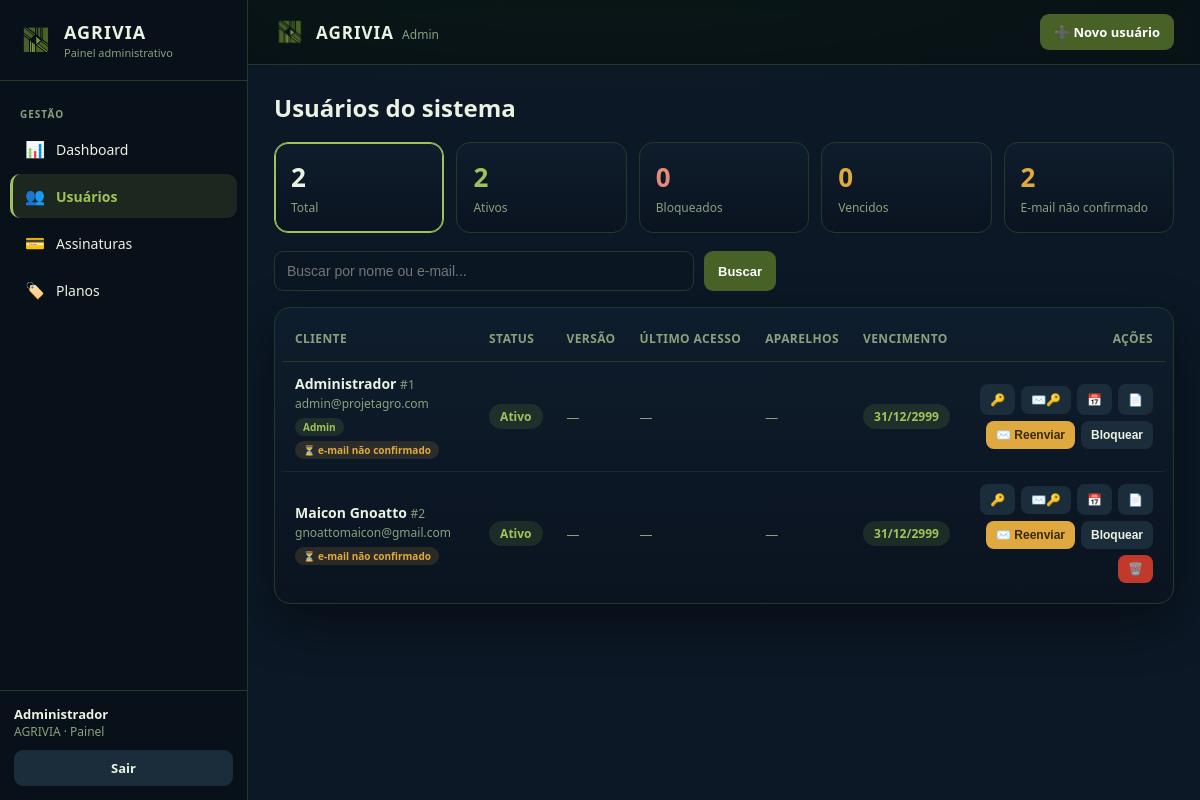
Screenshot of /admin/usuarios (signed in) with the database file from the repository.
### models.py (models this page shows)
class Usuario(Base):
    __tablename__ = "usuarios"
    id = Column(Integer, primary_key=True, index=True)
    nome = Column(String, nullable=False)
    email = Column(String, unique=True, index=True, nullable=False)
    senha_hash = Column(String, nullable=False)
    status = Column(String, default="ativo")
    is_admin = Column(Integer, default=0)
    vencimento_pagamento = Column(DateTime, nullable=True)
    email_verificado = Column(Integer, default=0)      # 0 = não confirmado | 1 = confirmado
    token_confirmacao = Column(String, nullable=True)  # token do link de confirmação
    token_expira = Column(DateTime, nullable=True)     # até quando o link vale
    criado_em = Column(DateTime, default=datetime.utcnow)
    atualizado_em = Column(DateTime, nullable=True)
    app_versao = Column(String, nullable=True)       # versão do app desktop no último login
    ultimo_acesso = Column(DateTime, nullable=True)  # data/hora do último login

### admin/admin_web.py (the view)
@router.get("/usuarios", response_class=HTMLResponse)
def listar_usuarios(
    request: Request,
    busca: str = "",
    filtro: str = "",
    ok: str = "",
    erro: str = "",
    db: Session = Depends(get_db)
):
    admin_id = request.session.get("admin_id")
    if not admin_id:
        return RedirectResponse("/admin/login", status_code=302)
    usuarios = db.query(Usuario).order_by(Usuario.id).all()
    hoje = date.today()
    termo = (busca or "").strip().lower()
    limite_disp = datetime.utcnow() - timedelta(days=14)
    regs_disp = (
        db.query(DeviceAtividade)
        .filter(DeviceAtividade.ultimo_em >= limite_disp)
        .all()
    )
    dispositivos_por_user = {}
    for r in regs_disp:
        dispositivos_por_user.setdefault(r.user_id, []).append(r)
    total = len(usuarios)
    n_ativos = 0
    n_bloqueados = 0
    n_vencidos = 0
    n_nao_confirmados = 0
    usuarios_view = []
    for u in usuarios:
        venc_status = None
        venc_data = None
        if u.vencimento_pagamento:
            venc_data = u.vencimento_pagamento.date()
            dias = (venc_data - hoje).days
            if dias < 0:
                venc_status = "vencido"
            elif dias <= 7:
                venc_status = "alerta"
            else:
                venc_status = "ok"
        confirmado = bool(u.email_verificado)
        if u.status == "ativo":
            n_ativos += 1
        if u.status == "bloqueado":
            n_bloqueados += 1
        if venc_status == "vencido":
            n_vencidos += 1
        if not confirmado:
            n_nao_confirmados += 1
        if termo and termo not in (u.nome or "").lower() and termo not in (u.email or "").lower():
            continue
        if filtro == "ativos" and u.status != "ativo":
            continue
        if filtro == "bloqueados" and u.status != "bloqueado":
            continue
        if filtro == "vencidos" and venc_status != "vencido":
            continue
        if filtro == "nao_confirmados" and confirmado:
            continue
        devs = dispositivos_por_user.get(u.id, [])
        devs_ordenados = sorted(
            devs, key=lambda x: x.ultimo_em or datetime.min, reverse=True
        )
        devs_detalhe = " | ".join(
            f"{(d.device_id or '?')[:8]}… (últ. uso {d.ultimo_em.strftime('%d/%m %H:%M')})"
            for d in devs_ordenados
        )
        usuarios_view.append({
            "id": u.id,
            "nome": u.nome,
            "email": u.email,
            "status": u.status,
            "is_admin": u.is_admin,
            "confirmado": confirmado,
            "n_dispositivos": len(devs),
            "dispositivos_detalhe": devs_detalhe,
            "app_versao": u.app_versao or None,
            "ultimo_acesso": _fmt_dt_br(u.ultimo_acesso),
            "vencimento": venc_data.strftime("%d/%m/%Y") if venc_data else None,
            "vencimento_status": venc_status
        })
    return templates.TemplateResponse(
        request,
        "usuarios.html",
        {
            "usuarios": usuarios_view,
            "admin_atual_id": admin_id,
            "busca": busca or "",
            "filtro": filtro or "",
            "ok": ok or "",
            "erro": erro or "",
            "contadores": {
                "total": total,
                "ativos": n_ativos,
                "bloqueados": n_bloqueados,
                "vencidos": n_vencidos,
                "nao_confirmados": n_nao_confirmados,
            },
        }
    )

### admin/templates/usuarios.html (shortened to what this page needs)
{% extends "base.html" %}
{% block topbar_right %}
<a href="/admin/usuarios/novo" class="btn btn-primary">➕ Novo usuário</a>
{% endblock %}
{% block content %}
<div class="page" style="max-width:1180px;">
    <h1 class="page-title" style="margin-bottom:18px;">Usuários do sistema</h1>
    <div class="cards">
        <a href="/admin/usuarios" class="stat {% if not filtro %}stat-active{% endif %}">
            <span class="stat-num">{{ contadores.total }}</span>
            <span class="stat-label">Total</span>
        </a>
        <a href="/admin/usuarios?filtro=ativos" class="stat {% if filtro == 'ativos' %}stat-active{% endif %}">
            <span class="stat-num" style="color:var(--green-light);">{{ contadores.ativos }}</span>
            <span class="stat-label">Ativos</span>
        </a>
        <a href="/admin/usuarios?filtro=bloqueados" class="stat {% if filtro == 'bloqueados' %}stat-active{% endif %}">
            <span class="stat-num" style="color:var(--danger-light);">{{ contadores.bloqueados }}</span>
            <span class="stat-label">Bloqueados</span>
        </a>
        <a href="/admin/usuarios?filtro=vencidos" class="stat {% if filtro == 'vencidos' %}stat-active{% endif %}">
            <span class="stat-num" style="color:var(--warning);">{{ contadores.vencidos }}</span>
            <span class="stat-label">Vencidos</span>
        </a>
        <a href="/admin/usuarios?filtro=nao_confirmados" class="stat {% if filtro == 'nao_confirmados' %}stat-active{% endif %}">
            <span class="stat-num" style="color:var(--warning);">{{ contadores.nao_confirmados }}</span>
            <span class="stat-label">E-mail não confirmado</span>
        </a>
    </div>
    <form method="get" class="searchbar">
        <input type="text" name="busca" value="{{ busca }}" placeholder="Buscar por nome ou e-mail...">
        <button type="submit" class="btn btn-primary">Buscar</button>
    </form>
    <div class="card" style="padding:8px;">
        <div class="table-wrap">
            <table>
                <thead>
                    <tr>
                        <th>Cliente</th>
                        <th>Status</th>
                        <th>Versão</th>
                        <th>Último acesso</th>
                        <th>Aparelhos</th>
                        <th>Vencimento</th>
                        <th style="text-align:right;">Ações</th>
                    </tr>
                </thead>
                <tbody>
                {% for u in usuarios %}
                    <tr>
                        <td>
                            <div class="cli-nome">{{ u.nome }} <span class="cli-id">#{{ u.id }}</span></div>
                            <div class="cli-email">{{ u.email }}</div>
                            {% if u.is_admin or not u.confirmado %}
                            <div class="cli-badges">
                                {% if u.is_admin %}<span class="badge-mini b-green">Admin</span>{% endif %}
                                {% if not u.confirmado %}<span class="badge-mini b-amber">⏳ e-mail não confirmado</span>{% endif %}
                            </div>
                            {% endif %}
                        </td>
                        <td>
                            {% if u.status == 'ativo' %}
                                <span class="badge b-green">Ativo</span>
                            {% elif u.status == 'bloqueado' %}
                                <span class="badge b-red">Bloqueado</span>
                            {% else %}
                                <span class="badge b-muted">{{ u.status }}</span>
                            {% endif %}
                        </td>
                        <td class="nowrap">
                            {% if u.app_versao %}
                                <span class="badge b-muted">{{ u.app_versao }}</span>
                            {% else %}
                                <span class="hint">—</span>
                            {% endif %}
                        </td>
                        <td class="nowrap">
                            <span class="hint">{{ u.ultimo_acesso }}</span>
                        </td>
                        <td>
                            {% if u.n_dispositivos >= 2 %}
                                <span class="badge b-red" title="{{ u.dispositivos_detalhe }}">⚠️ {{ u.n_dispositivos }}</span>
                            {% elif u.n_dispositivos == 1 %}
                                <span class="badge b-muted" title="{{ u.dispositivos_detalhe }}">1</span>
                            {% else %}
                                <span class="hint">—</span>
                            {% endif %}
                        </td>
                        <td class="nowrap">
                            {% if u.vencimento_status == 'ok' %}
                                <span class="badge b-green">{{ u.vencimento }}</span>
                            {% elif u.vencimento_status == 'alerta' %}
                                <span class="badge b-amber">{{ u.vencimento }}</span>
                            {% elif u.vencimento_status == 'vencido' %}
                                <span class="badge b-red">{{ u.vencimento }}</span>
                            {% else %}
                                <span class="hint">—</span>
                            {% endif %}
                        </td>
                        <td class="acoes-col">
                            <div class="row-actions">
                                <a href="/admin/usuarios/{{ u.id }}/reset-senha" class="btn btn-light btn-sm" title="Resetar senha manualmente (você digita a senha)">🔑</a>
                                <form method="post" action="/admin/usuarios/{{ u.id }}/enviar-nova-senha"
                                      onsubmit="return confirm('Enviar para {{ u.email }} um link para ele criar a própria senha? O link vale por 24 horas.');">
                                    <button class="btn btn-light btn-sm" type="submit" title="Enviar link para o cliente criar a própria senha">✉️🔑</button>
                                </form>
                                <a href="/admin/usuarios/{{ u.id }}/vencimento" class="btn btn-light btn-sm" title="Editar vencimento">📅</a>
                                <a href="/admin/usuarios/{{ u.id }}/aceites" class="btn btn-light btn-sm" title="Ver aceites dos termos">📄</a>
                                {% if not u.confirmado %}
                                <form method="post" action="/admin/usuarios/{{ u.id }}/reenviar-confirmacao">
                                    <button class="btn btn-warning btn-sm" type="submit" title="Reenviar e-mail de confirmação">✉️ Reenviar</button>
                                </form>
                                {% endif %}
                                {% if u.status != 'bloqueado' %}
                                <form method="post" action="/admin/usuarios/{{ u.id }}/status">
                                    <button class="btn btn-light btn-sm" type="submit">Bloquear</button>
                                </form>
                                {% endif %}
                                {% if u.id != admin_atual_id %}
                                <form method="post" action="/admin/usuarios/{{ u.id }}/excluir"
                                      onsubmit="return confirm('Excluir definitivamente a conta de {{ u.email }}? Isso remove apenas o LOGIN no servidor. Os dados da fazenda no computador do cliente NÃO sao afetados.');">
                                    <button class="btn btn-danger btn-sm" type="submit" title="Excluir cadastro">🗑️</button>
                                </form>
                                {% endif %}
                            </div>
                        </td>
                    </tr>
                {% else %}
                    <tr>
                        <td colspan="7" style="text-align:center;padding:30px;color:var(--muted);">
                            Nenhum usuário encontrado.
                        </td>
                    </tr>
                {% endfor %}
                </tbody>
            </table>
        </div>
    </div>
</div>
{% endblock %}

### admin/templates/base.html (shortened to what this page needs)
<!DOCTYPE html>
<html lang="pt-br">
<head>
</head>
<body class="{% block body_class %}{% endblock %}">
    {% block sidebar %}
    <aside class="sidebar" id="sidebar">
        <a href="/admin/dashboard" class="sidebar-brand">
            <img src="/static/logo_symbol.png" alt="AGRIVIA">
            <div>
                <span class="name">AGRIVIA</span>
                <span class="sub">Painel administrativo</span>
            </div>
        </a>
        {% set p = request.url.path if request else '' %}
        <nav class="nav">
            <div class="nav-secao">Gestão</div>
            <a href="/admin/dashboard" class="nav-item {% if p.startswith('/admin/dashboard') %}ativo{% endif %}">
                <span class="ico">📊</span> Dashboard
            </a>
            <a href="/admin/usuarios" class="nav-item {% if p.startswith('/admin/usuarios') %}ativo{% endif %}">
                <span class="ico">👥</span> Usuários
            </a>
            <a href="/admin/assinaturas" class="nav-item {% if p.startswith('/admin/assinaturas') %}ativo{% endif %}">
                <span class="ico">💳</span> Assinaturas
            </a>
            <a href="/admin/planos" class="nav-item {% if p.startswith('/admin/planos') %}ativo{% endif %}">
                <span class="ico">🏷️</span> Planos
            </a>
        </nav>
        <div class="sidebar-rodape">
            <div class="quem">
                <b>Administrador</b>
                AGRIVIA · Painel
            </div>
            <a href="/admin/logout" class="btn btn-light" style="width:100%;justify-content:center;">Sair</a>
        </div>
    </aside>
    {% endblock %}
    <div class="main">
        <div class="topbar">
            <div class="topbar-esq">
                <a href="/admin/dashboard" class="brand">
                    <img src="/static/logo_symbol.png" alt="AGRIVIA" class="logo-img">
                    <div>
                        <span class="name">AGRIVIA</span>
                        <span class="sub">Admin</span>
                    </div>
                </a>
            </div>
            {% block topbar_right %}{% endblock %}
        </div>
        {% block content %}{% endblock %}
    </div>
</body>
</html>

### rows the page displays
Usuario: nome "Administrador", id "1", email "admin@projetagro.com", status "Ativo", ultimo_acesso "—", vencimento "31/12/2999"
Usuario: nome "Maicon Gnoatto", id "2", email "gnoattomaicon@gmail.com", status "Ativo", ultimo_acesso "—", vencimento "31/12/2999"

### other values shown
{{ contadores.total }} "2"
{{ contadores.ativos }} "2"
{{ contadores.bloqueados }} "0"
{{ contadores.vencidos }} "0"
{{ contadores.nao_confirmados }} "2"
